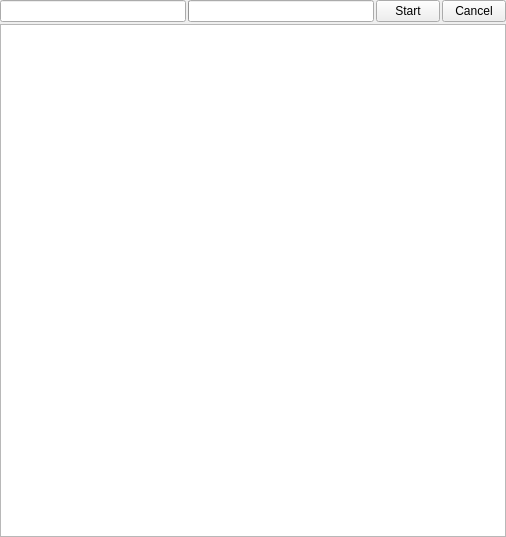
<?xml version="1.0" encoding="UTF-8"?>
<ui version="4.0">
 <class>csPdfUiSearchWidget</class>
 <widget class="QWidget" name="csPdfUiSearchWidget">
  <property name="geometry">
   <rect>
    <x>0</x>
    <y>0</y>
    <width>506</width>
    <height>537</height>
   </rect>
  </property>
  <property name="windowTitle">
   <string>Form</string>
  </property>
  <layout class="QVBoxLayout" name="verticalLayout">
   <property name="spacing">
    <number>2</number>
   </property>
   <property name="leftMargin">
    <number>0</number>
   </property>
   <property name="topMargin">
    <number>0</number>
   </property>
   <property name="rightMargin">
    <number>0</number>
   </property>
   <property name="bottomMargin">
    <number>0</number>
   </property>
   <item>
    <layout class="QHBoxLayout" name="horizontalLayout">
     <property name="spacing">
      <number>2</number>
     </property>
     <item>
      <widget class="QLineEdit" name="searchEdit">
       <property name="clearButtonEnabled">
        <bool>true</bool>
       </property>
      </widget>
     </item>
     <item>
      <widget class="QProgressBar" name="progressBar">
       <property name="value">
        <number>0</number>
       </property>
       <property name="textVisible">
        <bool>false</bool>
       </property>
      </widget>
     </item>
     <item>
      <widget class="QPushButton" name="startButton">
       <property name="sizePolicy">
        <sizepolicy hsizetype="Fixed" vsizetype="Fixed">
         <horstretch>0</horstretch>
         <verstretch>0</verstretch>
        </sizepolicy>
       </property>
       <property name="minimumSize">
        <size>
         <width>64</width>
         <height>0</height>
        </size>
       </property>
       <property name="maximumSize">
        <size>
         <width>64</width>
         <height>16777215</height>
        </size>
       </property>
       <property name="text">
        <string>Start</string>
       </property>
      </widget>
     </item>
     <item>
      <widget class="QPushButton" name="cancelButton">
       <property name="sizePolicy">
        <sizepolicy hsizetype="Fixed" vsizetype="Fixed">
         <horstretch>0</horstretch>
         <verstretch>0</verstretch>
        </sizepolicy>
       </property>
       <property name="minimumSize">
        <size>
         <width>64</width>
         <height>0</height>
        </size>
       </property>
       <property name="maximumSize">
        <size>
         <width>64</width>
         <height>16777215</height>
        </size>
       </property>
       <property name="text">
        <string>Cancel</string>
       </property>
      </widget>
     </item>
    </layout>
   </item>
   <item>
    <widget class="QTableView" name="resultsView">
     <property name="editTriggers">
      <set>QAbstractItemView::NoEditTriggers</set>
     </property>
     <property name="alternatingRowColors">
      <bool>true</bool>
     </property>
     <property name="selectionMode">
      <enum>QAbstractItemView::SingleSelection</enum>
     </property>
     <property name="selectionBehavior">
      <enum>QAbstractItemView::SelectRows</enum>
     </property>
     <attribute name="horizontalHeaderVisible">
      <bool>true</bool>
     </attribute>
    </widget>
   </item>
  </layout>
 </widget>
 <tabstops>
  <tabstop>searchEdit</tabstop>
  <tabstop>startButton</tabstop>
  <tabstop>cancelButton</tabstop>
  <tabstop>resultsView</tabstop>
 </tabstops>
 <resources/>
 <connections/>
</ui>
